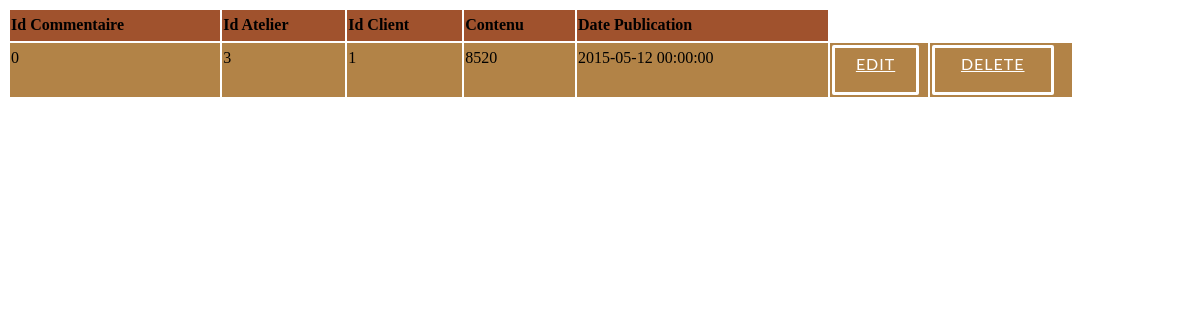
The page /pfc/cpanel/commentaires/list.php on the database as committed earlier.
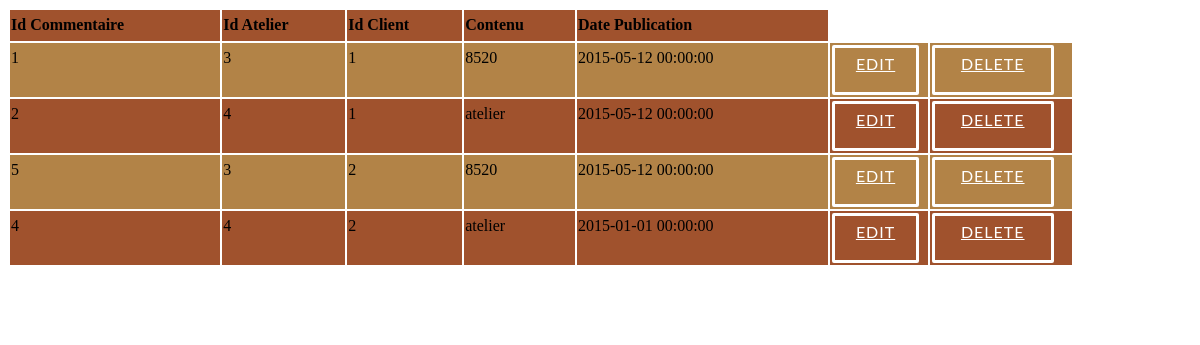
The same page on the database as committed later.
### tables this page shows
CREATE TABLE IF NOT EXISTS `commentaire` (
  `id_commentaire` int(11) NOT NULL AUTO_INCREMENT,
  `id_atelier` int(11) NOT NULL,
  `id_client` int(11) NOT NULL,
  `contenu` varchar(1000) NOT NULL,
  `date_publication` datetime NOT NULL,
  PRIMARY KEY (`id_client`,`id_atelier`,`id_commentaire`),
  KEY `commentaire_atelier_FK` (`id_atelier`),
  KEY `id_commentaire` (`id_commentaire`)
);

### pfc/cpanel/commentaires/list.php (the view, shortened to what this page needs)
<HTML>
	<head>
		<link rel="stylesheet" type="text/css" href="../css/view_style.css">
	</head>
<?php
echo "<table border=0 >";
echo "<tr>";
echo "<td><b>Id Commentaire</b></td>";
echo "<td><b>Id Atelier</b></td>";
echo "<td><b>Id Client</b></td>";
echo "<td><b>Contenu</b></td>";
echo "<td><b>Date Publication</b></td>";
echo "</tr>";
$result = mysql_query("SELECT * FROM `commentaire`") or trigger_error(mysql_error());
while($row = mysql_fetch_array($result)){
foreach($row AS $key => $value) { $row[$key] = stripslashes($value); }
echo "<tr>";
echo "<td valign='top'>" . nl2br( $row['id_commentaire']) . "</td>";
echo "<td valign='top'>" . nl2br( $row['id_atelier']) . "</td>";
echo "<td valign='top'>" . nl2br( $row['id_client']) . "</td>";
echo "<td valign='top'>" . nl2br( $row['contenu']) . "</td>";
echo "<td valign='top'>" . nl2br( $row['date_publication']) . "</td>";
echo "<td valign='top'><a href=edit.php?id_commentaire={$row['id_commentaire']} class='popup-button'>Edit</a></td><td><a href=delete.php?id_commentaire={$row['id_commentaire']} class='popup-button'>Delete</a></td> ";
echo "</tr>";
}
echo "</table>";
echo "<a href=new.php class='popup-button'>New Row</a>";
?>

Rows that differ between the two databases and show on the page:
removed commentaire: id_commentaire "0", id_atelier "3", id_client "1", contenu "8520", date_publication "2015-05-12 00:00:00"
added commentaire: id_commentaire "1", id_atelier "3", id_client "1", contenu "8520", date_publication "2015-05-12 00:00:00"
added commentaire: id_commentaire "2", id_atelier "4", id_client "1", contenu "atelier", date_publication "2015-05-12 00:00:00"
added commentaire: id_commentaire "5", id_atelier "3", id_client "2", contenu "8520", date_publication "2015-05-12 00:00:00"
added commentaire: id_commentaire "4", id_atelier "4", id_client "2", contenu "atelier", date_publication "2015-01-01 00:00:00"
